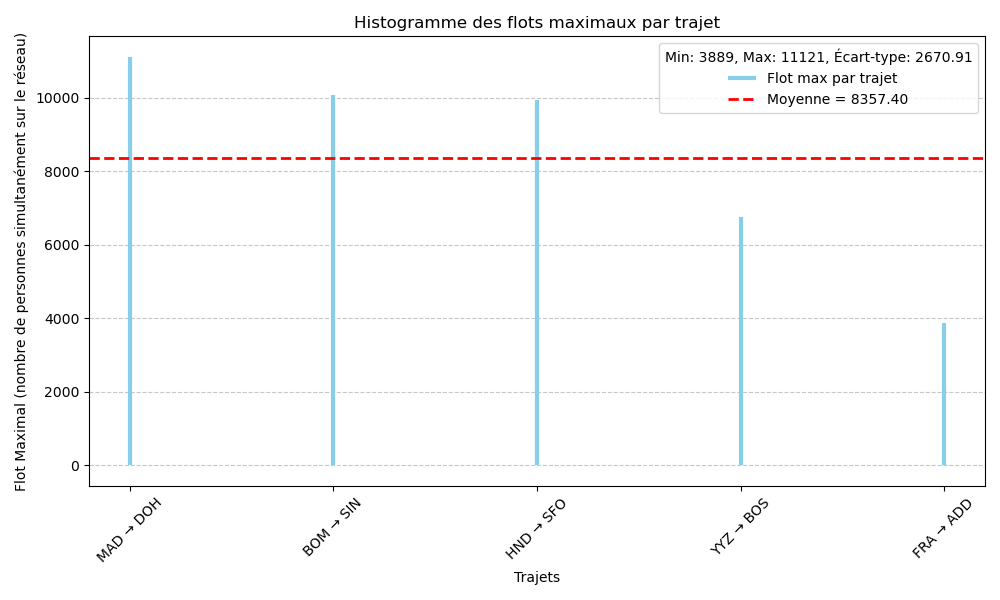

Source code (Python):
import pandas as pd
import networkx as nx
import matplotlib.pyplot as plt
import numpy as np
import json

# Charger le fichier JSON du graphe
with open("json/graph.json", "r") as f:
    graph_data = json.load(f)

# Construire le graphe initial
G = nx.DiGraph()
for link in graph_data["links"]:
    G.add_edge(link["source"], link["target"], distance=link["distance"])

# Charger les capacités des aéroports
df_airports = pd.read_csv("basic_datasets/capacities_airports.csv")  # Colonne: "airport", "capacity"
airport_capacities = dict(zip(df_airports["airportsID"], df_airports["capacity"]))

# Charger les capacités des routes
df_connections = pd.read_csv("basic_datasets/capacities_connexions.csv")  # Colonnes: "source", "target", "capacity"
for _, row in df_connections.iterrows():
    if G.has_edge(row["ID_start"], row["ID_end"]):
        G[row["ID_start"]][row["ID_end"]]["connexion capacity"] = row["connexion capacity"]


def preprocess_and_max_flow(G, airport_capacities, J):
    """
    Transforme le graphe G en dédoublant les aéroports et applique l'algorithme de Ford-Fulkerson 
    sur chaque trajet de la liste J pour retourner le flot maximal de chaque trajet.

    :param G: networkx.DiGraph() - Graphe initial avec les routes aériennes et leurs capacités
    :param airport_capacities: dict - Dictionnaire {aéroport: capacité max journalière}
    :param J: list of tuples - Liste de trajets (départ, arrivée)
    :return: dict - Flot maximal pour chaque trajet de J
    """
    # Création d'un graphe transformé avec duplication des aéroports
    G_transformed = nx.DiGraph()

    # Dédoubler chaque nœud (aéroport)
    for airport, capacity in airport_capacities.items():
        # Création des nœuds doublés : original -> in_node, duplicata -> out_node
        in_node, out_node = f"{airport}_in", f"{airport}_out"
        G_transformed.add_edge(in_node, out_node, capacity=capacity)  # Arête entre in et out avec capacité aéroport

    # Ajouter les arêtes avec capacités
    for u, v, data in G.edges(data=True):
        G_transformed.add_edge(f"{u}_out", f"{v}_in", capacity=data["connexion capacity"])

    # Calcul du flot maximal pour chaque trajet
    max_flows = {}
    for (start, end) in J:
        # Convertir les trajets pour correspondre aux nouveaux noms de nœuds
        source, sink = f"{start}_in", f"{end}_out"

        # Calcul du flot maximal avec Ford-Fulkerson
        flow_value, _ = nx.maximum_flow(G_transformed, source, sink, capacity="capacity")
        max_flows[(start, end)] = flow_value  # Stocker le flot maximal pour ce trajet

    return max_flows

# Exemple de trajets à analyser
J = [("YYZ", "BOS"), ("FRA", "ADD"), ("HND", "SFO"), ("BOM", "SIN"), ("MAD", "DOH")]

# Calcul du flot maximal
resultats = preprocess_and_max_flow(G, airport_capacities, J)

# Affichage des résultats
for trajet, flot in resultats.items():
    print(f"Flot maximal de {trajet[0]} à {trajet[1]} : {flot}")



# Trier les résultats par flot max décroissant
sorted_results = sorted(resultats.items(), key=lambda x: x[1], reverse=True)
trajets, flots = zip(*sorted_results)

# Transformer les tuples en chaînes
trajets_labels = [f"{start} → {end}" for start, end in trajets]

# Calcul des statistiques
mean_flow = np.mean(flots)
min_flow = np.min(flots)
max_flow = np.max(flots)
std_dev = np.std(flots)

# Création de l'histogramme
plt.figure(figsize=(10, 6))
plt.vlines(trajets_labels, ymin=0, ymax=flots, color="skyblue", linewidth=3, label="Flot max par trajet")
plt.axhline(mean_flow, color="red", linestyle="dashed", linewidth=2, label=f"Moyenne = {mean_flow:.2f}")

# Ajouter la légende avec les stats
plt.legend(title=f"Min: {min_flow}, Max: {max_flow}, Écart-type: {std_dev:.2f}")

# Labels et titre
plt.xlabel("Trajets")
plt.ylabel("Flot Maximal (nombre de personnes simultanément sur le réseau)")
plt.title("Histogramme des flots maximaux par trajet")
plt.xticks(rotation=45)
plt.grid(axis="y", linestyle="--", alpha=0.7)
plt.tight_layout()

# Sauvegarder l'histogramme
plt.savefig("objectifs_secondaires/major_event.png")

